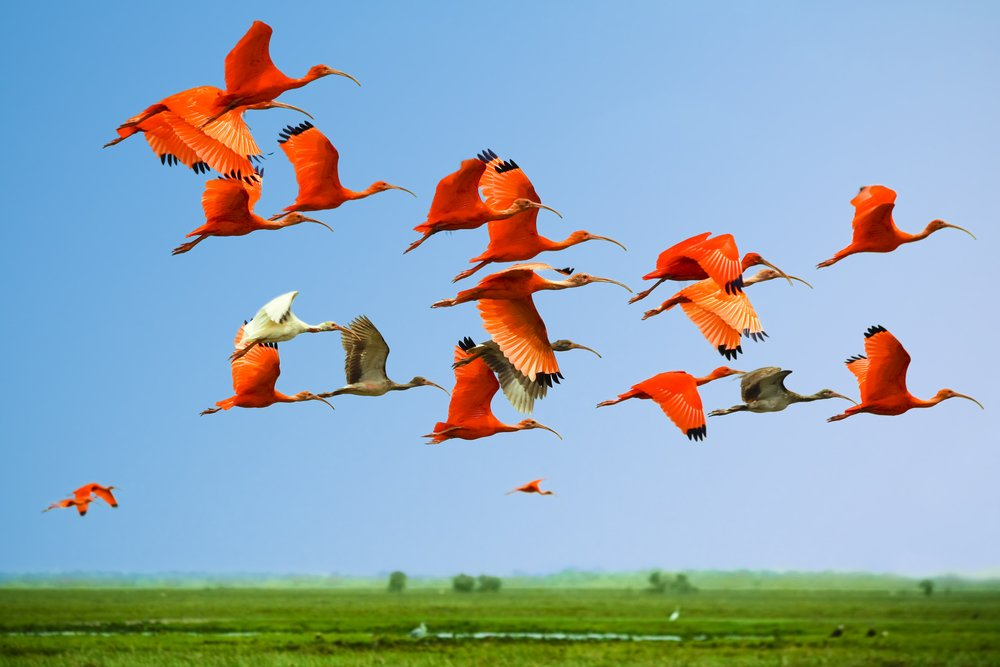
#> input picture Kodlar/images/birds2.jpg, 1000 x 667 px
$ python crop.py
#> lines starting #> are read from the running program, lines starting #| are printed output that depends on the picture; after the words box and inside, x2 and y2 are one past the last pixel; in counts of white or black regions, pixels touching at a corner belong together
import cv2
import numpy as np

image = cv2.imread('../images/birds2.jpg')
#> image is the input picture: shape (667, 1000, 3); mean B, G, R 180.1, 167, 144.3

print("image dimensions: {}".format(image.shape))
#| image dimensions: (667, 1000, 3)

sol = 150
sag = 750
ust = 100
alt = 300

cropped = image[ust:alt+1, sol:sag+1]
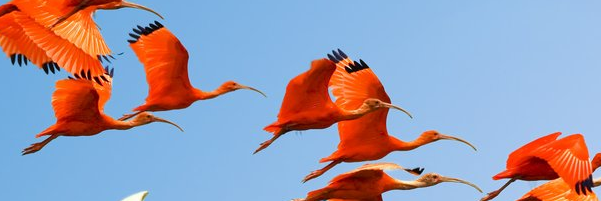
#> cropped: shape (201, 601, 3); mean B, G, R 172.8, 153.2, 155.6

cropped_h, cropped_w = cropped.shape[:2]
#> cropped_h = 201; cropped_w = 601

print("cropped dimensions: {}".format(cropped.shape))
#| cropped dimensions: (201, 601, 3)

cv2.namedWindow("cropped", cv2.WINDOW_FREERATIO)
cv2.namedWindow("ORIGINAL", cv2.WINDOW_FREERATIO)
cv2.imshow("cropped", cropped)
cv2.imshow('ORIGINAL', image)

cv2.waitKey()


match_result = cv2.matchTemplate(image, cropped, cv2.TM_CCOEFF)
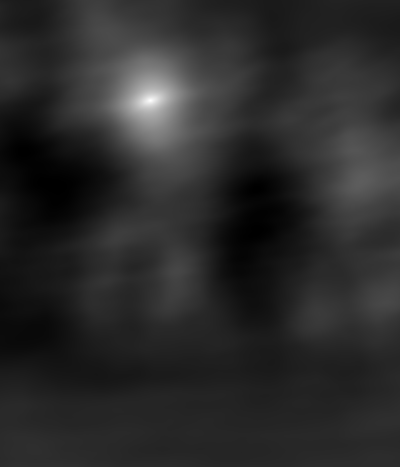
#> match_result: shape (467, 400) float32; min -299080864, max 1.69e+09, mean 35992340; drawn with min black and max white
min_val, max_val, min_loc, max_loc = cv2.minMaxLoc(match_result)
#> min_val = -299080864; max_val = 1.69e+09; min_loc = (257, 189); max_loc = (150, 100)

top_left = max_loc
#> top_left = (150, 100)
bottom_right = (top_left[0] + cropped_w, top_left[1] + cropped_h)
#> bottom_right = (751, 301)

cv2.rectangle(image, top_left, bottom_right, (0,255,255), 4)
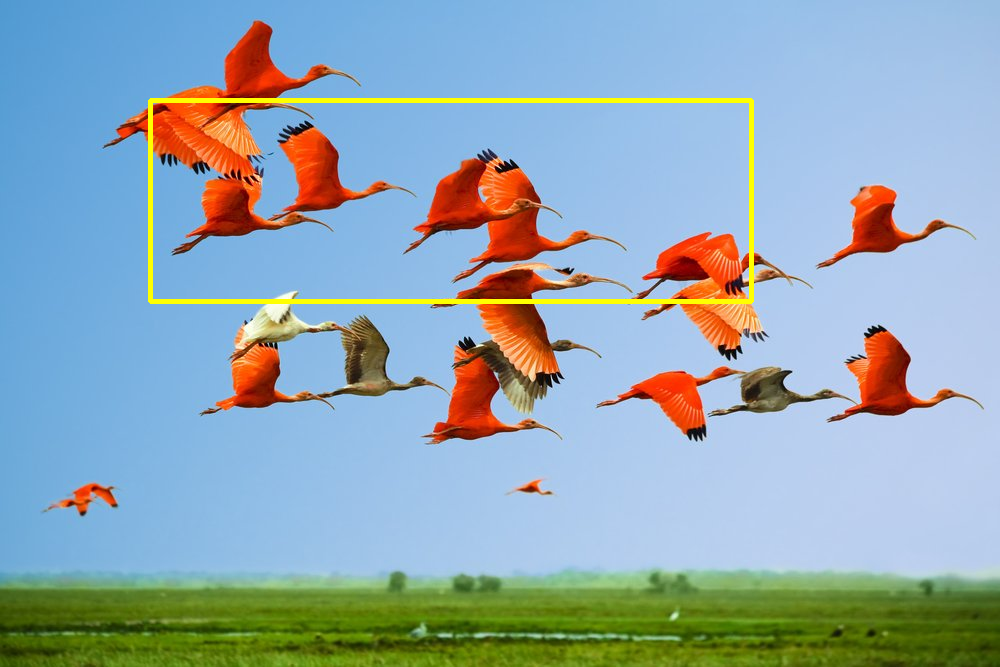
#> image: shape (667, 1000, 3); 1.2% of pixels changed, all inside (x1, y1, x2, y2) = (148, 98, 754, 304)
cv2.imshow('ORIGINAL', image)

cv2.waitKey()
cv2.destroyAllWindows()

$ run again, with Kodlar/images/birds3.jpg copied over Kodlar/images/birds2.jpg
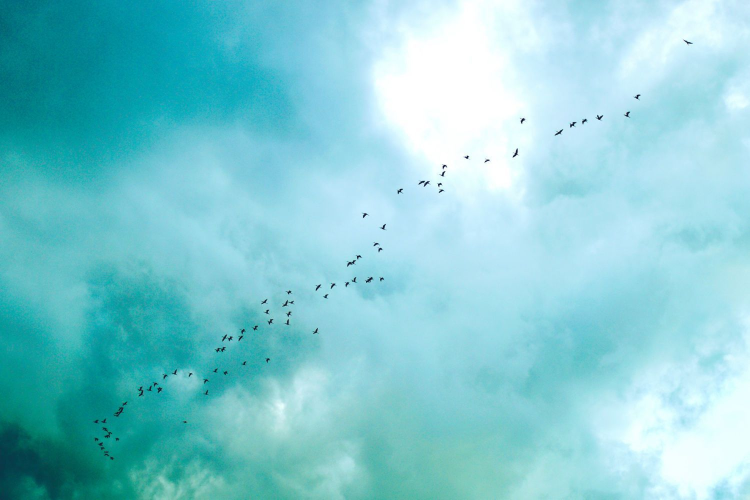
#> input picture Kodlar/images/birds3.jpg, 1500 x 1000 px (shown at 1/2 size)
#> image is the input picture: shape (1000, 1500, 3); mean B, G, R 211.7, 203.7, 129.2
#| image dimensions: (1000, 1500, 3)
#| cropped dimensions: (201, 601, 3)
#> `match_result = cv2.matchTemplate(image, cropped, cv2.TM_CCOEFF)`:
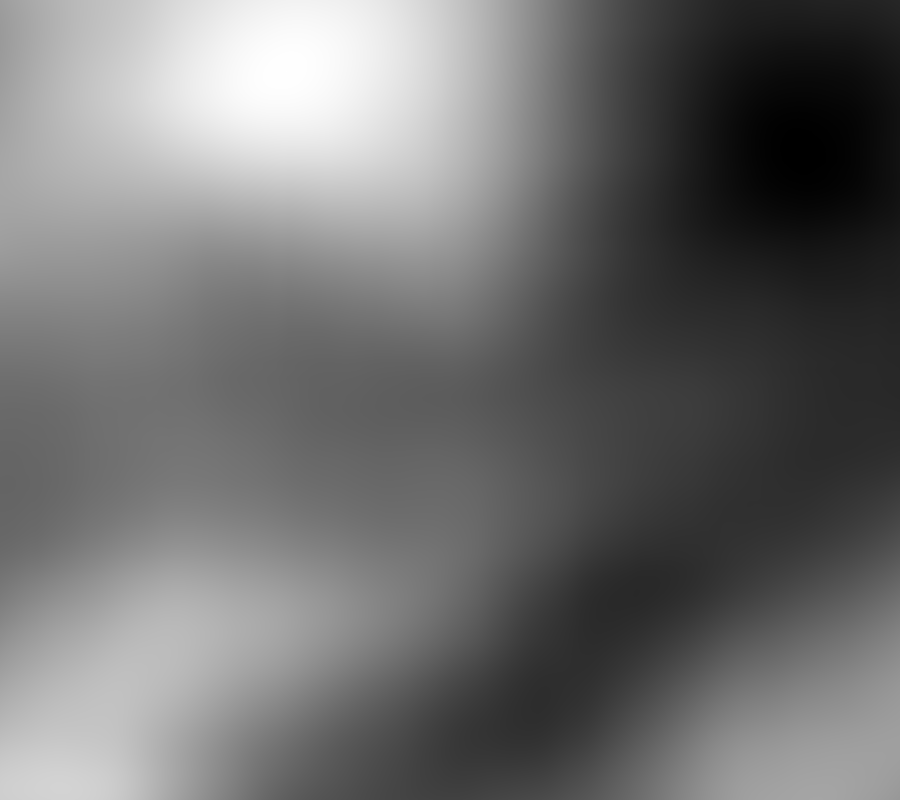
#> match_result: shape (800, 900) float32; min -255292528, max 743271616, mean 184253760; drawn with min black and max white
#> min_val = -255292528; max_val = 743271616; min_loc = (800, 154); max_loc = (286, 71)
#> bottom_right = (887, 272)
#> `cv2.rectangle(image, top_left, bottom_right, (0,255,255), 4)`:
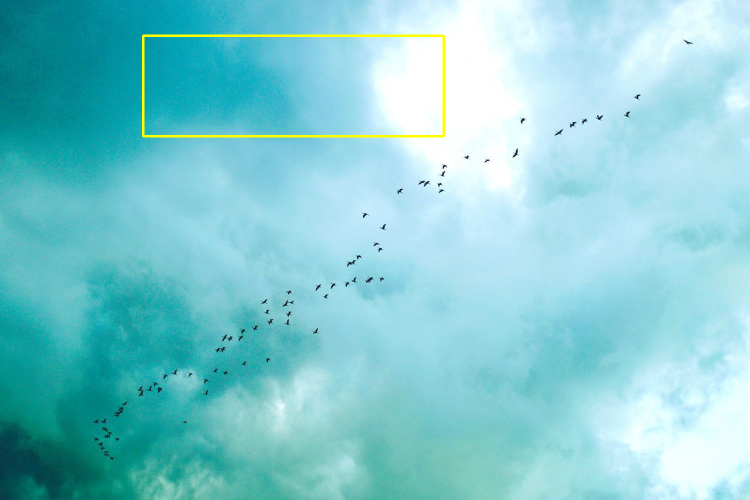
#> image: shape (1000, 1500, 3) (shown at 1/2 size); 0.53% of pixels changed, all inside (x1, y1, x2, y2) = (284, 69, 890, 275)

$ run again, with Kodlar/images/birds.jpg copied over Kodlar/images/birds2.jpg
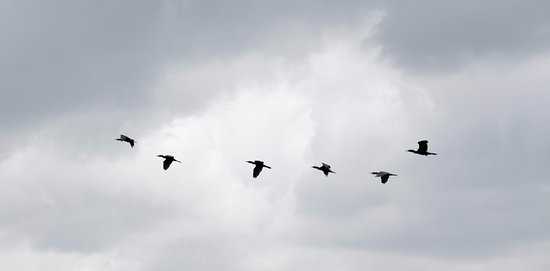
#> input picture Kodlar/images/birds.jpg, 550 x 271 px
#> image is the input picture: shape (271, 550, 3); mean B, G, R 205.4, 198.6, 195.8
#| image dimensions: (271, 550, 3)
#| cropped dimensions: (171, 400, 3)
#> `match_result = cv2.matchTemplate(image, cropped, cv2.TM_CCOEFF)`:
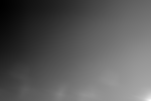
#> match_result: shape (101, 151) float32; min -73597656, max 145139488, mean 3137621.5; drawn with min black and max white
#> min_val = -73597656; max_val = 145139488; min_loc = (0, 1); max_loc = (150, 100)
#> bottom_right = (550, 271)
#> `cv2.rectangle(image, top_left, bottom_right, (0,255,255), 4)`:
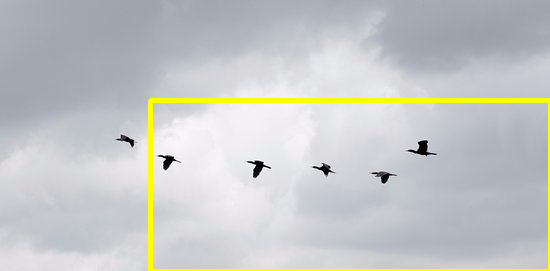
#> image: shape (271, 550, 3); 2.67% of pixels changed, all inside (x1, y1, x2, y2) = (148, 98, 550, 271)
